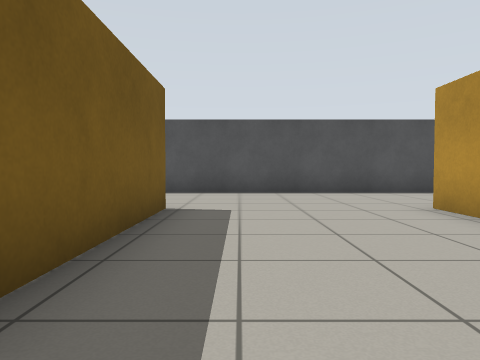
[1] (above)

24 first-person views from a walk through a world built for the Gazebo simulator. The camera is 0.68 m above the floor, tilts 2° down and sees 70° across. The floor is counted in squares, 1 m on a side. Each view is taken from the middle of a square. On the plan, view 1 faces up. The plan holds only what a view shows up to about 10 squares ahead; the rest is blank. Robots are left out.

[2]
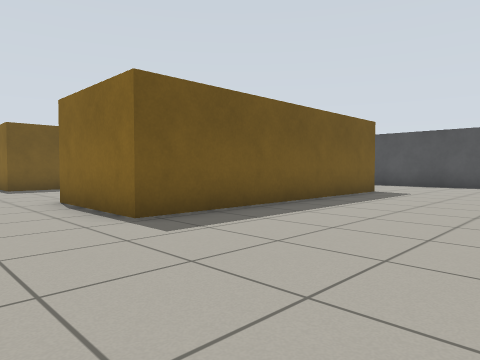

[3]
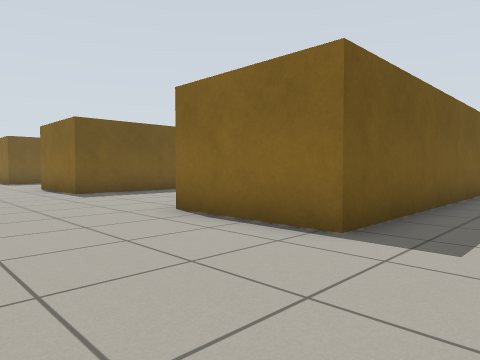

[4]
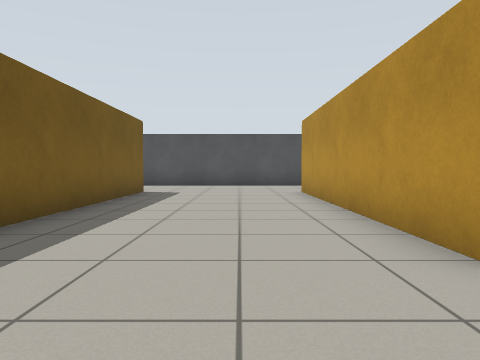

[5]
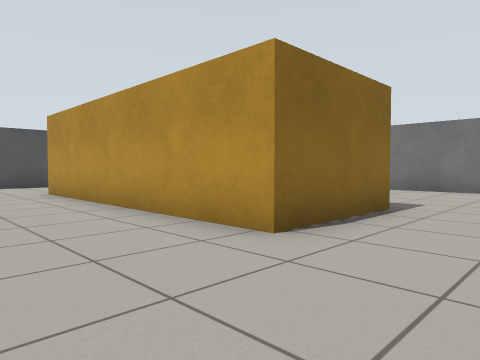

[6]
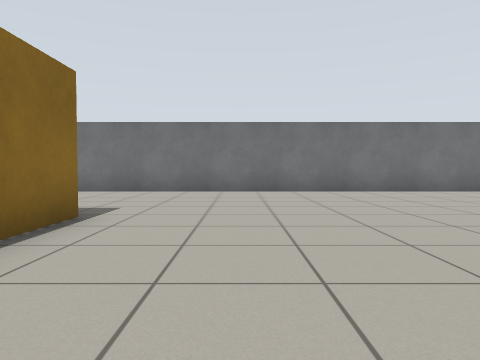

[7]
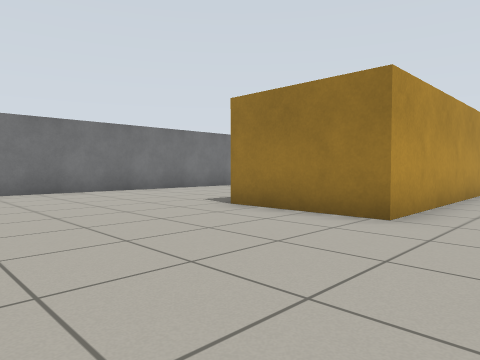

[8]
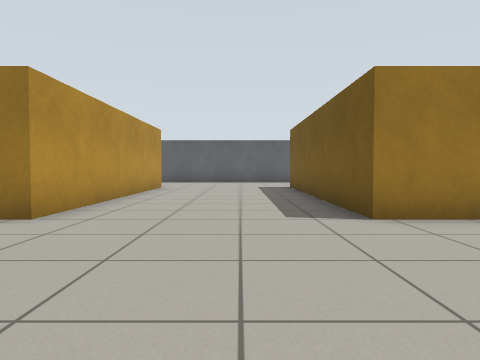

[9]
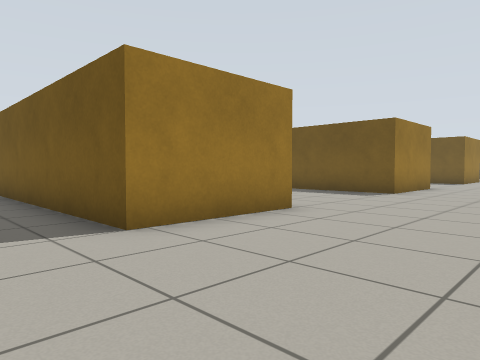

[10]
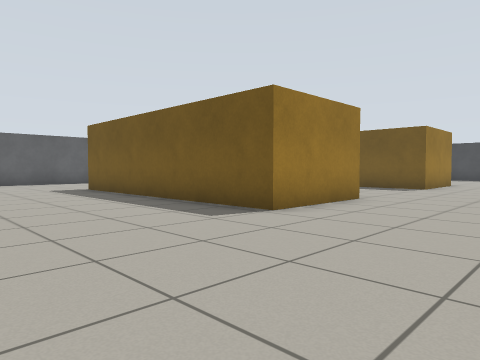

[11]
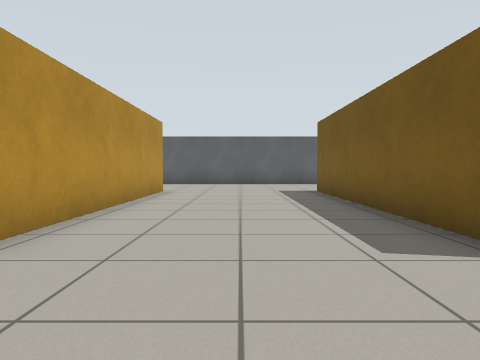

[12]
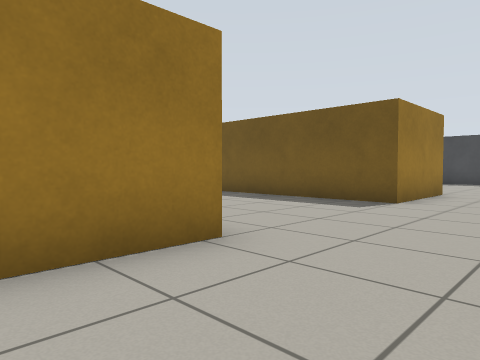

[13]
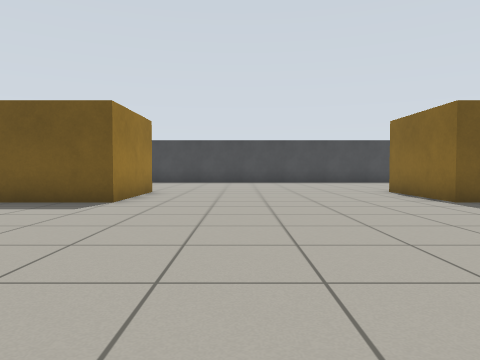

[14]
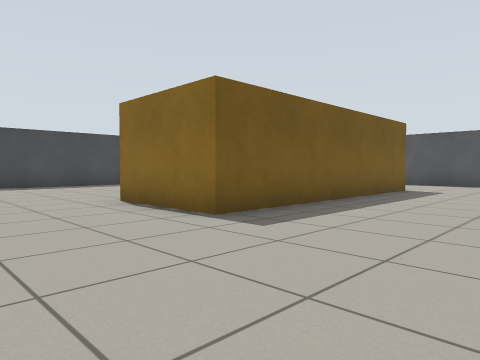

[15]
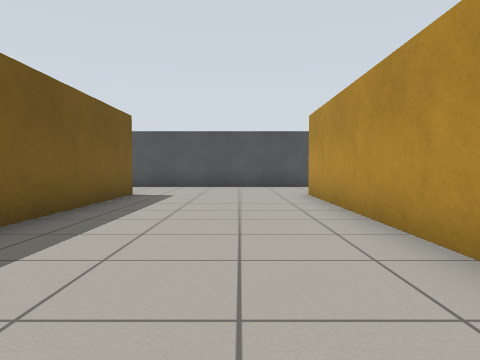

[16]
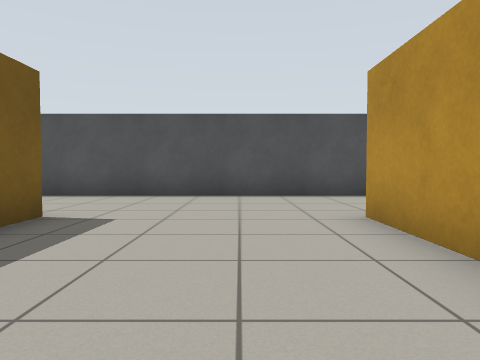

[17]
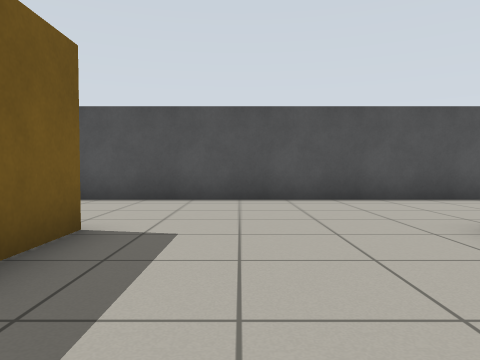

[18]
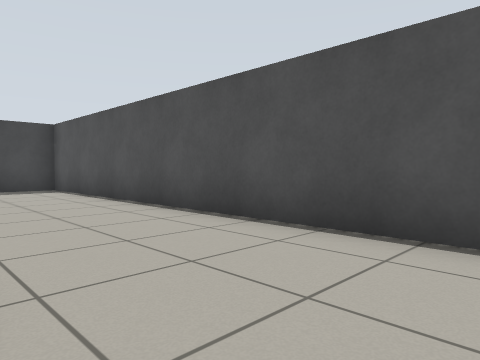

[19]
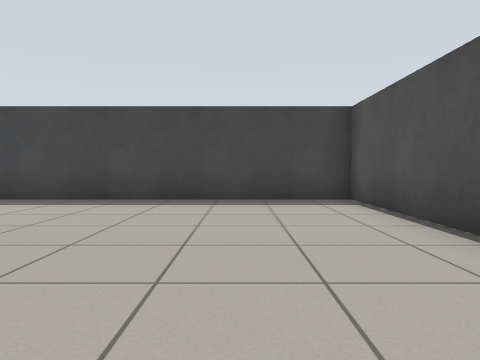

[20]
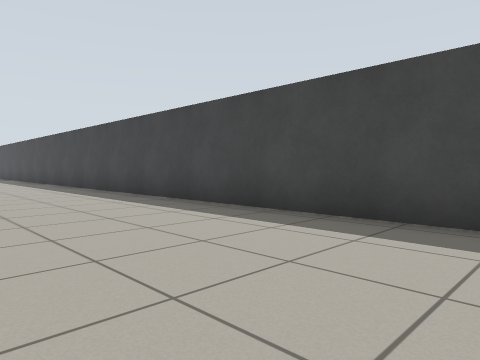

[21]
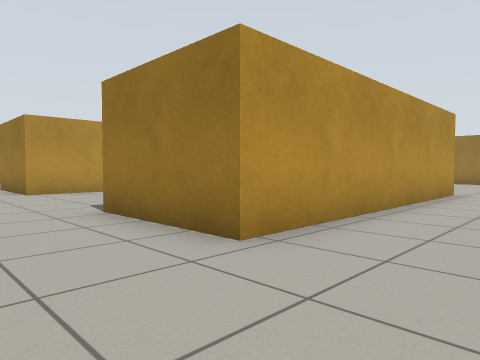

[22]
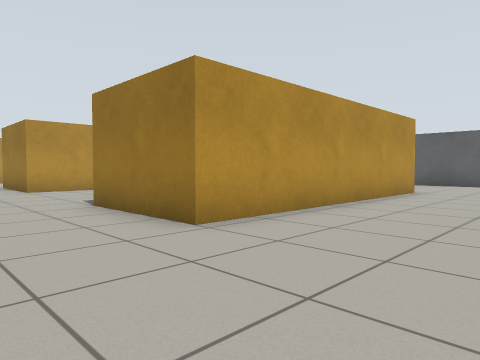

[23]
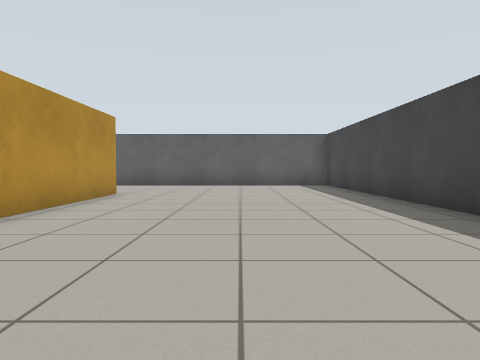

[24]
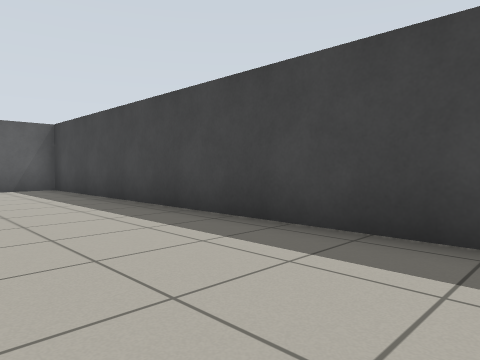

### Floor plan
Key: @ floor where view 1 was taken; # wall or solid block; . floor; B yellow box.
Columns run from 19 left of view 1 to 19 right of it. Each row starts with its distance up from view 1.
 10 #########################
  9 #........................
  8 #.......................
  7 #.......................     ..
  6 #.......BBB....BBB.....B B....B
  5 #.......B B....B  B....B B....B
  4 #.......B B....B  B....  B....B
  3 #.......B B....B  B...   B....B
  2 #.... ..B B....B  B...   B....B
  1 #.... ..B B....B  B...   B....B       #
  0 #.... ..B B....B  B@..   B....B     ..#
 -1 #.......BBB....BBBB....BBB....BBBB....#
 -2 #.....................................#
 -3 #.....................................#
 -4 #...  ..........   ...................#
 -5   ..   ..........  .... ..............#
 -6     ..................................#
 -7     ..................................#
 -8    ...................................#
 -9  .......BBB....BBBB....BBB....BBBB....#
-10 #.......B B....   B....B B....B   ....#
-11 #.......B B...    B....B B....B       #
-12 #.......B B..     B....B B....B
-13 #.......B B.      B....B B....B
-14 #.......B         B....B B....B
-15 #.......B         B....B B
-16 #.......B         B....B
-17 #.......
-18 #..
-19 #..
-20 #..
-21 ###

Where each view was taken, in squares from view 1:
view 1: 0 up, 0 right, facing up
view 2: 4 down, 3 right, facing up-left
view 3: 5 down, 8 right, facing up-left
view 4: 4 down, 9 right, facing up
view 5: 4 down, 8 right, facing up-right
view 6: 4 down, 9 right, facing right
view 7: 4 down, 9 right, facing down-right
view 8: 4 down, 8 right, facing down
view 9: 5 down, 8 right, facing down-left
view 10: 5 down, 3 right, facing down-left
view 11: 6 down, 1 right, facing down
view 12: 6 down, 2 left, facing down-left
view 13: 6 down, 2 left, facing left
view 14: 5 down, 5 left, facing up-left
view 15: 3 down, 6 left, facing up
view 16: 1 up, 6 left, facing up
view 17: 2 up, 7 left, facing up
view 18: 6 up, 7 left, facing up-left
view 19: 7 up, 11 left, facing left
view 20: 6 up, 14 left, facing down-left
view 21: 8 up, 14 left, facing down-right
view 22: 6 down, 15 left, facing down-right
view 23: 7 down, 15 left, facing down
view 24: 9 down, 15 left, facing down-left
